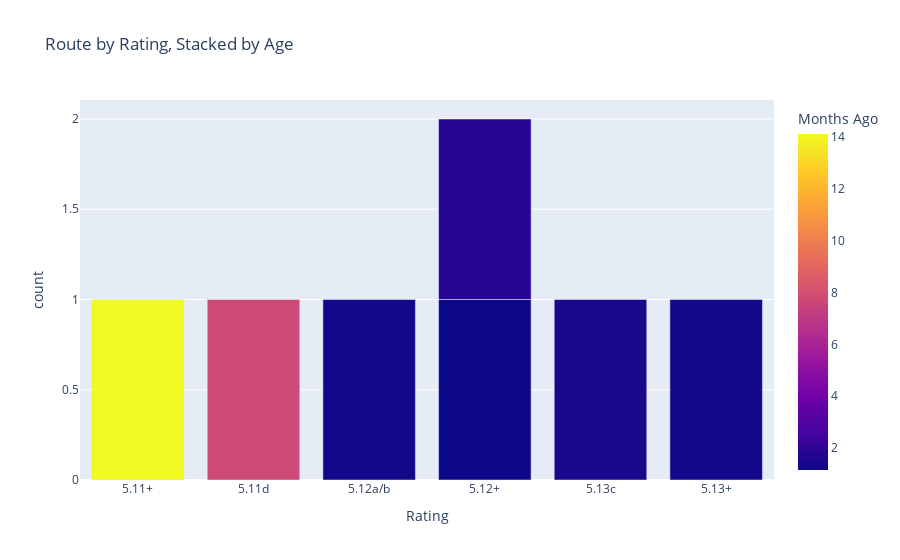

This figure's notebook cell:
### Code cell
plot(hungdf)

### Figure 1 — Plotly figure (JSON) as saved in the notebook; plotly's stock layout.template omitted (floating-point values rounded to 4 significant figures)
{"data": [{"alignmentgroup": "True", "customdata": [["Pangea", 423, "amazing movement. I recommend for anybody whom thi\ns is below redpoint grade to try to keep moving ju\nst hand over hand without resting the whole climb \nfor a joy ride. I fell af the top doing that after\n reading the finish wrong but still worth"], ["Rodeo Drive", 233, ""], ["Zuma Dog", 39, "Aaaaah hard! and fun. ate my skin for breakfast"], ["El Sendero Luminoso", 34, "siick"], ["El Sendero Luminoso", 53, "sweet climbing. just the first six!"], ["Abduccion Anunnaki", 43, "felt hard. what do I know I've never done 13.c but\n dang that finish sequence..."], ["Camino del Diablo", 39, "Really sick climb with permas. movement is amazing\n, was super engaging. didn't make it to the top"]], "hovertemplate": "Rating=%{x}<br>count=%{y}<br>Route=%{customdata[0]}<br>Days Ago=%{customdata[1]}<br>Note=%{customdata[2]}<br>Months Ago=%{marker.color}<extra></extra>", "legendgroup": "", "marker": {"color": [14.12, 7.787, 1.32, 1.154, 1.787, 1.454, 1.32], "coloraxis": "coloraxis", "pattern": {"shape": ""}}, "name": "", "offsetgroup": "", "orientation": "v", "showlegend": false, "textposition": "auto", "type": "bar", "x": ["5.11+", "5.11d", "5.12a/b", "5.12+", "5.12+", "5.13c", "5.13+"], "xaxis": "x", "y": [1, 1, 1, 1, 1, 1, 1], "yaxis": "y"}], "layout": {"barmode": "stack", "coloraxis": {"colorbar": {"title": {"text": "Months Ago"}}, "colorscale": [[0, "#0d0887"], [0.1111, "#46039f"], [0.2222, "#7201a8"], [0.3333, "#9c179e"], [0.4444, "#bd3786"], [0.5556, "#d8576b"], [0.6667, "#ed7953"], [0.7778, "#fb9f3a"], [0.8889, "#fdca26"], [1, "#f0f921"]]}, "legend": {"tracegroupgap": 0}, "title": {"text": "Route by Rating, Stacked by Age"}, "xaxis": {"anchor": "y", "categoryarray": ["5.11+", "5.11d", "5.12a/b", "5.12+", "5.12+", "5.13c", "5.13+"], "categoryorder": "array", "domain": [0, 1], "title": {"text": "Rating"}}, "yaxis": {"anchor": "x", "domain": [0, 1], "title": {"text": "count"}}}}
